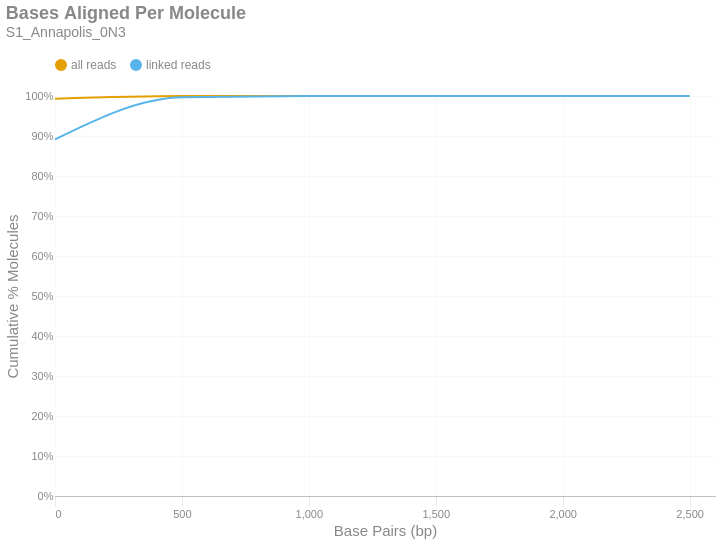

This figure's notebook cell:
### Markdown cell above
### Bases Aligned Per Molecule
This is a cumulative frequency distribution showing the number of base pairs aligned per unique molecule. These data are shown in 500 bp bins. There are two distributions: one with `all reads` (yellow) and another with only `linked reads` (blue). The percent of molecules in the `linked reads` distribution is relative to the total number of linked molecules.

### Code cell
if SKIPLR:
    print_html(f"Skipped")
else:
    binned_df = consolidated_hist(valids['aligned_bp'], mask, 500, True)
    with SafeRender(binned_df):
        (
            density_plot(binned_df, 'Bases Aligned Per Molecule', samplename, 'basesper')
            .encode(
                x=alt.X('bin:Q', title="Base Pairs (bp)").axis(tickMinStep=500).scale(padding=0),
                y=alt.Y('value:Q', title='Cumulative % Molecules')
                    .axis(format='%')
                    .scale(domain = [0,1])
                    .stack(False),
                color=alt.Color("key:N").scale(domain = ["all reads", "linked reads"]),
                tooltip = [
                    alt.Tooltip("key:N", title = "Data Type"),
                    alt.Tooltip("range_label:N", title="Bases Aligned Per Molecule"),
                    alt.Tooltip("value:Q", format = ".2%", title="% Molecules (Cum.)")
                ]
            )
        ).display()

### Figure 1 — Vega-Lite specification as saved in the notebook (floating-point values rounded to 4 significant figures)
{"width": "container", "height": 400, "config": {"title": {"anchor": "start", "dy": -15, "fontSize": 18, "color": "#888888", "subtitleColor": "#888888", "subtitleFontSize": 14}, "arc": {"fill": "#0072B2"}, "axis": {"domainColor": "#888888", "domainWidth": 0.5, "gridWidth": 0.2, "grid": false, "titleFontWeight": 400, "titleFontSize": 15, "labelFontSize": 11, "labelColor": "#888888", "tickColor": "#888888", "tickWidth": 0.2, "titleColor": "#888888"}, "axisBand": {"grid": false}, "axisX": {"grid": true, "tickSize": 10, "domainCap": "round"}, "axisY": {"domain": false, "grid": true, "tickSize": 0, "domainCap": "round"}, "background": "transparent", "header": {"labelFontSize": 15, "labelColor": "#888888", "titleFontSize": 15, "titleFontWeight": 600, "titleColor": "#888888"}, "legend": {"labelFont": "sans-serif", "labelFontSize": 12, "labelColor": "#888888", "symbolSize": 100, "symbolType": "circle", "titleFontSize": 12, "titlePadding": 10, "titleColor": "#888888", "title": null, "orient": "top"}, "range": {"category": ["#E69F00", "#56B4E9", "#009E73", "#F0E442", "#0072B2", "#D55E00", "#CC79A7", "#000000"], "diverging": ["#cfe8f3", "#a2d4ec", "#73bfe2", "#46abdb", "#1696d2", "#12719e"]}, "area": {"fill": "#0072B2", "fillOpacity": 0.7, "line": true, "strokeOpacity": 0.7}, "line": {"color": "#0072B2", "stroke": "#0072B2", "strokeWidth": 2}, "trail": {"color": "#0072B2", "stroke": "#0072B2", "strokeWidth": 0, "size": 1}, "point": {"filled": true, "fillOpacity": 1.0, "size": 95}, "text": {"color": "#888888", "fontSize": 11, "align": "right", "fontWeight": 400, "size": 11}, "bar": {"fill": "#0072B2", "stroke": null}, "view": {"stroke": null, "continuousWidth": 660, "continuousHeight": 400}}, "data": {"name": "data-368168813c479c650d62a38adc7deb67"}, "mark": {"type": "line", "interpolate": "monotone", "point": {"opacity": 0, "size": 275}}, "encoding": {"color": {"field": "key", "scale": {"domain": ["all reads", "linked reads"]}, "type": "nominal"}, "tooltip": [{"field": "key", "title": "Data Type", "type": "nominal"}, {"field": "range_label", "title": "Bases Aligned Per Molecule", "type": "nominal"}, {"field": "value", "format": ".2%", "title": "% Molecules (Cum.)", "type": "quantitative"}], "x": {"axis": {"tickMinStep": 500}, "field": "bin", "scale": {"padding": 0}, "title": "Base Pairs (bp)", "type": "quantitative"}, "y": {"axis": {"format": "%"}, "field": "value", "scale": {"domain": [0, 1]}, "stack": false, "title": "Cumulative % Molecules", "type": "quantitative"}}, "params": [{"name": "param_c36ac31b6afebe62", "select": {"type": "point", "fields": ["key"]}, "bind": "legend"}], "title": {"text": "Bases Aligned Per Molecule", "subtitle": "S1_Annapolis_0N3"}, "transform": [{"fold": ["all reads (cumsum)", "linked reads (cumsum)"]}, {"calculate": "replace(datum.key, ' (cumsum)', '')", "as": "key"}, {"filter": {"param": "param_c36ac31b6afebe62"}}], "usermeta": {"embedOptions": {"downloadFileName": "S1_Annapolis_0N3.basesper"}}, "$schema": "https://vega.github.io/schema/vega-lite/v6.1.0.json", "datasets": {"data-368168813c479c650d62a38adc7deb67": [{"bin": "0.0", "interval": "0.0-500.0", "all reads": 0.993, "linked reads": 0.8916, "all reads (cumsum)": 0.993, "linked reads (cumsum)": 0.8916, "range_label": "0-499"}, {"bin": "500.0", "interval": "500.0-1000.0", "all reads": 0.006839, "linked reads": 0.1053, "all reads (cumsum)": 0.9998, "linked reads (cumsum)": 0.9969, "range_label": "500-999"}, {"bin": "1000.0", "interval": "1000.0-1500.0", "all reads": 0.0001932, "linked reads": 0.002868, "all reads (cumsum)": 1.0, "linked reads (cumsum)": 0.9998, "range_label": "1000-1499"}, {"bin": "1500.0", "interval": "1500.0-2000.0", "all reads": 1.407e-05, "linked reads": 0.0002281, "all reads (cumsum)": 1.0, "linked reads (cumsum)": 1.0, "range_label": "1500-1999"}, {"bin": "2000.0", "interval": "2000.0-2500.0", "all reads": 5.864e-07, "linked reads": 9.706e-06, "all reads (cumsum)": 1.0, "linked reads (cumsum)": 1.0, "range_label": "2000-2499"}, {"bin": "2500.0", "interval": "2500.0-3000.0", "all reads": 2.932e-07, "linked reads": 4.853e-06, "all reads (cumsum)": 1.0, "linked reads (cumsum)": 1.0, "range_label": "2500-2999"}]}}
